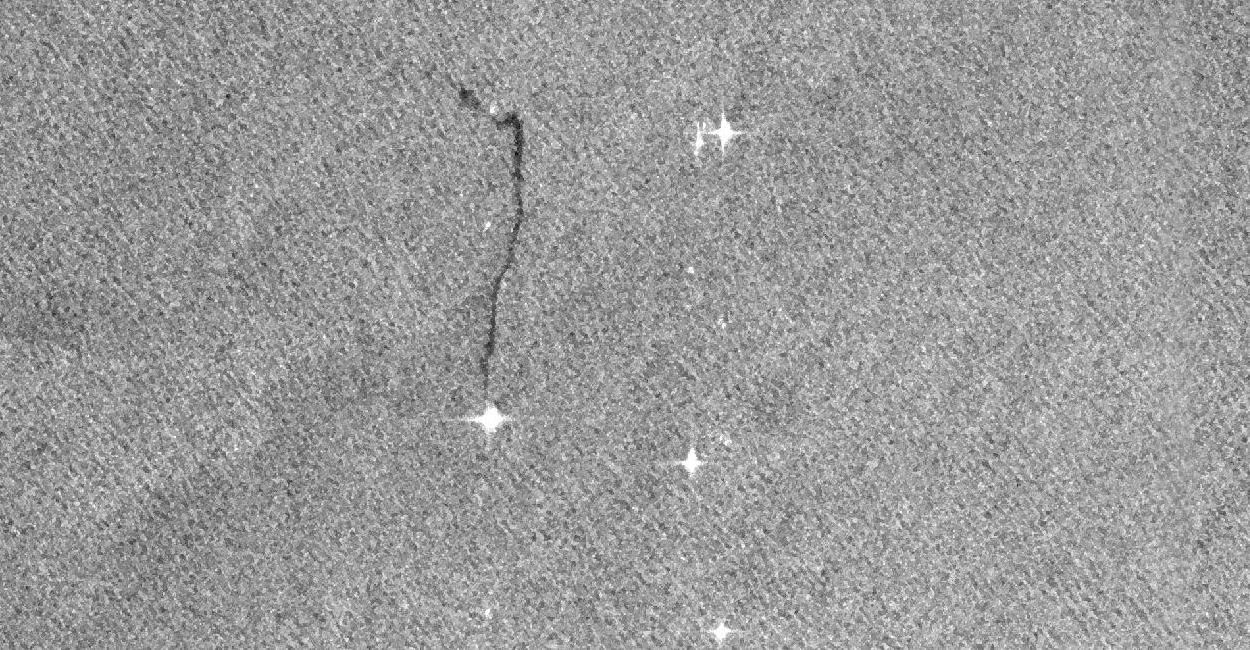
#> input picture oil-spill/test/images/img_0001.jpg, 1250 x 650 px
$ python -i cfar.py   (imports and definitions only)
#> lines starting #> are read from the running program, lines starting #| are printed output that depends on the picture
#> further down, picture is the input picture: shape (650, 1250); min 3, max 255, mean 154.2
"""Vectorized guard-cell CFAR detection for dark SAR targets."""
from __future__ import annotations

import numpy as np
from scipy.ndimage import uniform_filter


def _validate_window_sizes(guard_size: int, background_size: int) -> None:
#> called with guard_size = 3, background_size = 15
    for name, value in (
        ("guard_size", guard_size),
        ("background_size", background_size),
    ):
        if not isinstance(value, int) or isinstance(value, bool):
            raise ValueError(f"{name} must be a positive odd integer.")
        if value <= 0 or value % 2 == 0:
            raise ValueError(f"{name} must be a positive odd integer.")
    if background_size <= guard_size:
        raise ValueError("background_size must be greater than guard_size.")


def cfar_detect(
    image,
    guard_size: int = 3,
    background_size: int = 15,
    k: float = 2.5,
) -> np.ndarray:
    """Detect dark SAR candidates using a guard-cell CFAR annulus.

    ``background_size=15`` denotes the full 15×15 outer window and
    ``guard_size=3`` denotes the full 3×3 inner region excluded from its
    background statistics.

    k=2.5 is an empirical starting value for this project and is not a
    fixed scientific constant. It must be tuned against real Mumbai
    Sentinel-1 scenes. Evaluation should include k=2, k=2.5, and k=3.
    """
    _validate_window_sizes(guard_size, background_size)
    if not np.isfinite(k) or k < 0:
        raise ValueError("k must be a finite non-negative number.")

    source = np.asarray(image)
    if source.size == 0:
        raise ValueError("image must not be empty.")
    if not np.issubdtype(source.dtype, np.number):
        raise ValueError("image must contain numeric values.")

    values = source.astype(np.float64, copy=False)
    finite = np.isfinite(values)
#> finite: shape (650, 1250) bool; every value is 1
    safe_values = np.where(finite, values, 0.0)

    outer_cells = background_size * background_size
    guard_cells = guard_size * guard_size
    annulus_cells = outer_cells - guard_cells

    outer_mean = uniform_filter(safe_values, size=background_size, mode="reflect")
    guard_mean = uniform_filter(safe_values, size=guard_size, mode="reflect")
    background_mean = (
        outer_mean * outer_cells - guard_mean * guard_cells
    ) / annulus_cells

    outer_mean_sq = uniform_filter(
        safe_values * safe_values,
        size=background_size,
        mode="reflect",
    )
    guard_mean_sq = uniform_filter(
        safe_values * safe_values,
        size=guard_size,
        mode="reflect",
    )
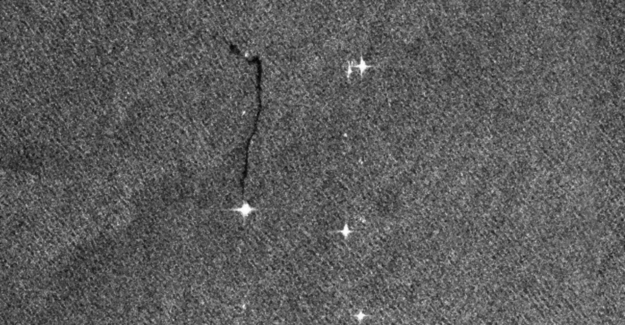
#> guard_mean_sq: shape (650, 1250) float64 (shown at 1/2 size); min 1277.1, max 65025, mean 24493.8; drawn with min black and max white
    background_second_moment = (
        outer_mean_sq * outer_cells - guard_mean_sq * guard_cells
    ) / annulus_cells
    background_variance = np.maximum(
        background_second_moment - background_mean * background_mean,
        0.0,
    )
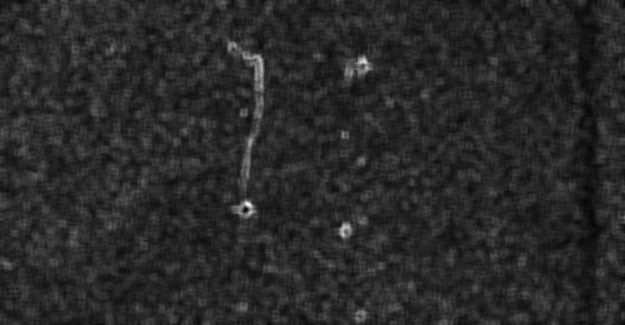
#> background_variance: shape (650, 1250) float64 (shown at 1/2 size); min 111, max 3284.1, mean 625.6; drawn with min black and max white
    background_std = np.sqrt(background_variance)
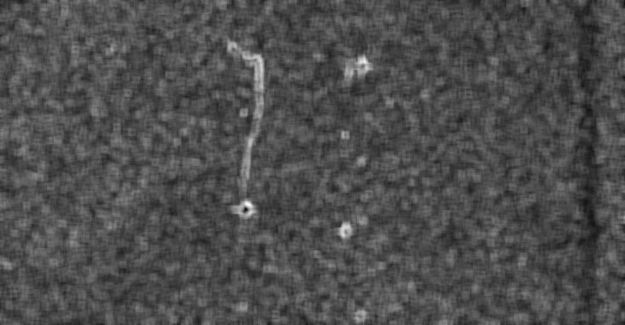
#> background_std: shape (650, 1250) float64 (shown at 1/2 size); min 10.54, max 57.31, mean 24.8; drawn with min black and max white

    epsilon = np.finfo(values.dtype).eps
    threshold = background_mean - float(k) * np.maximum(background_std, epsilon)
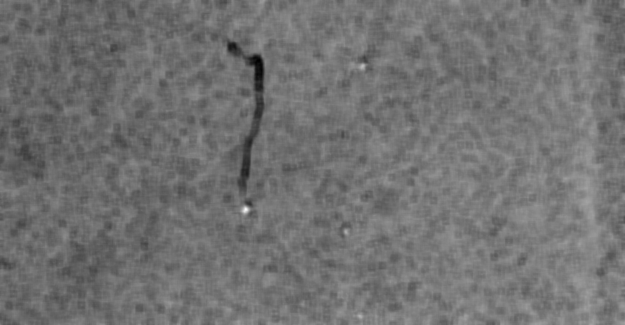
#> threshold: shape (650, 1250) float64 (shown at 1/2 size); min -13.58, max 223.1, mean 92.2; drawn with min black and max white
    return finite & np.isfinite(threshold) & (values < threshold)
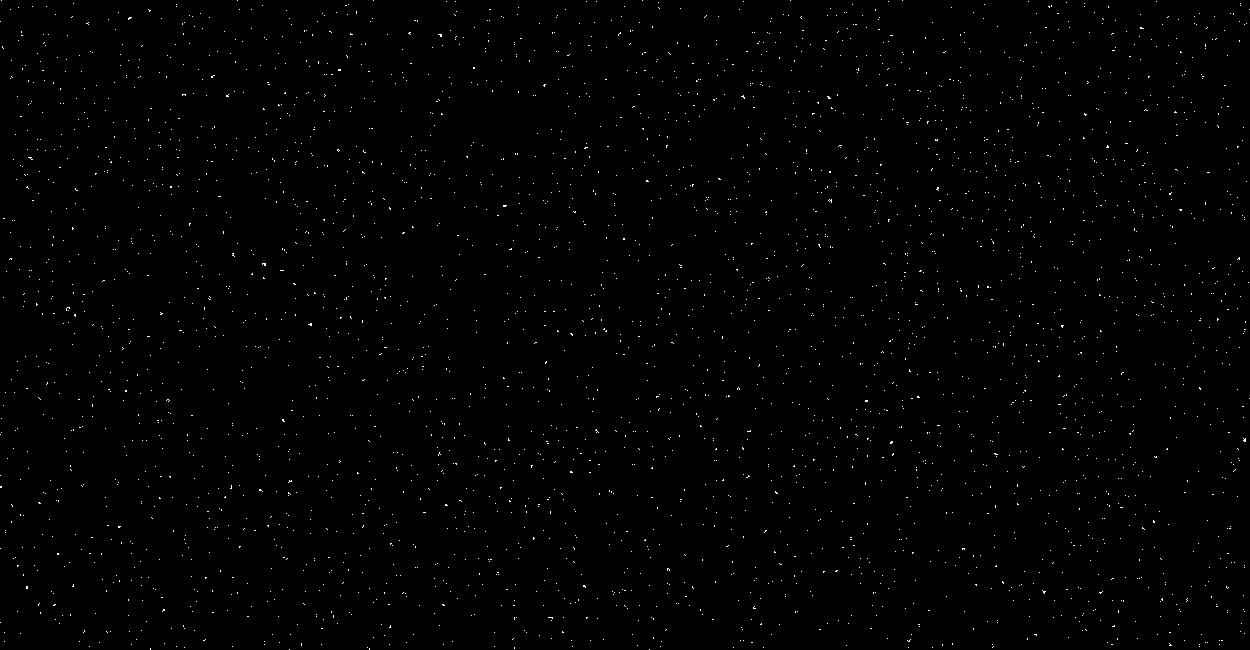
#> returned value: shape (650, 1250) bool; 0.56% white in thin lines or dots

>>> import cv2
>>> picture = cv2.imread('../../../oil-spill/test/images/img_0001.jpg', cv2.IMREAD_GRAYSCALE)
>>> result = cfar_detect(picture)

$ run again, on oil-spill/test/images/img_0004.jpg
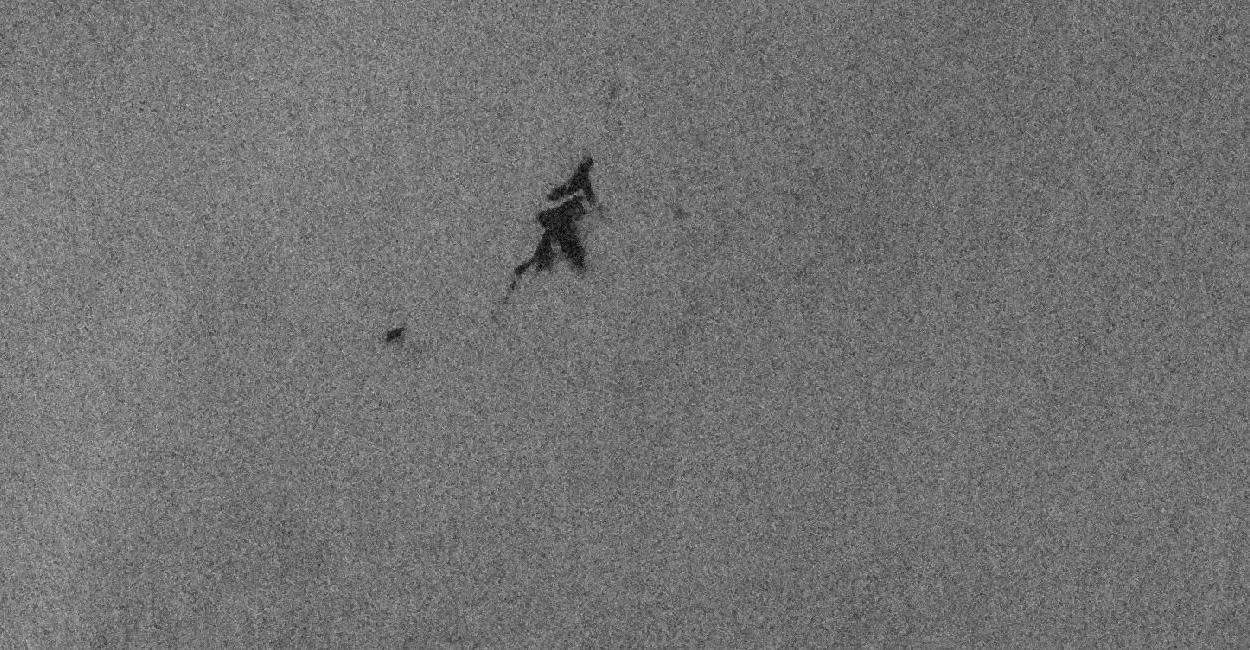
#> input picture oil-spill/test/images/img_0004.jpg, 1250 x 650 px
#> picture is the input picture: shape (650, 1250); min 0, max 200, mean 113.8
#> finite: shape (650, 1250) bool; every value is 1
#> in cfar_detect, `threshold = background_mean - float(k) * np.maximum(background_std, ep..`:
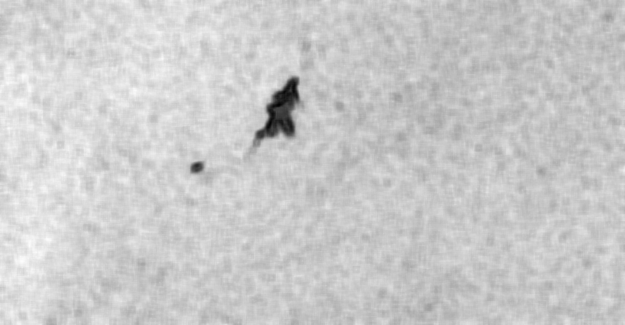
#> threshold: shape (650, 1250) float64 (shown at 1/2 size); min -35.19, max 101.7, mean 73.7; drawn with min black and max white
#> in cfar_detect, `return finite & np.isfinite(threshold) & (values < threshold)`:
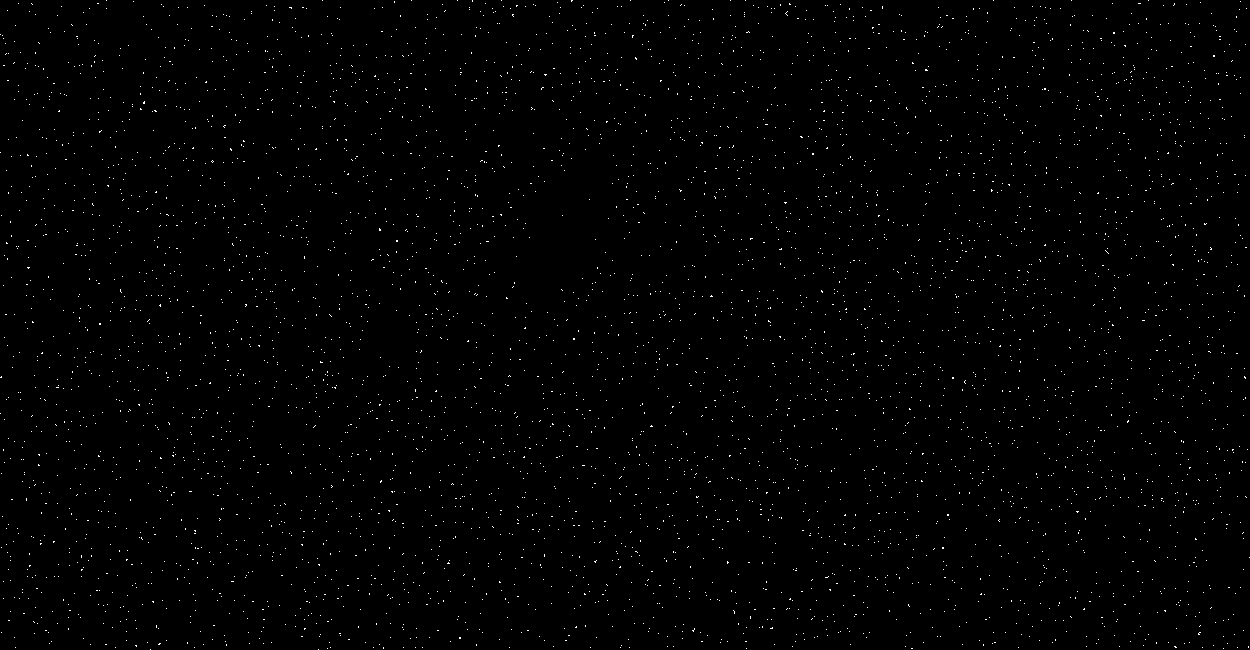
#> returned value: shape (650, 1250) bool; 0.73% white in thin lines or dots

$ run again, on oil-spill/test/images/img_0005.jpg
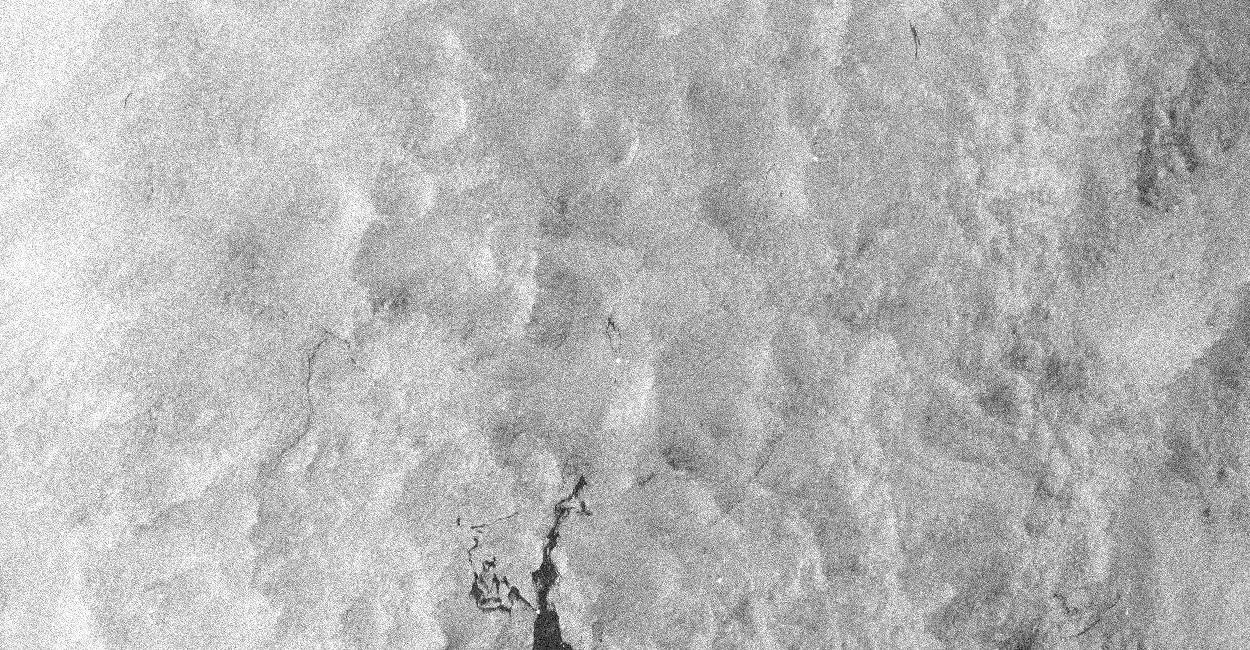
#> input picture oil-spill/test/images/img_0005.jpg, 1250 x 650 px
#> picture is the input picture: shape (650, 1250); min 0, max 255, mean 182.5
#> finite: shape (650, 1250) bool; every value is 1
#> in cfar_detect, `background_std = np.sqrt(background_variance)`:
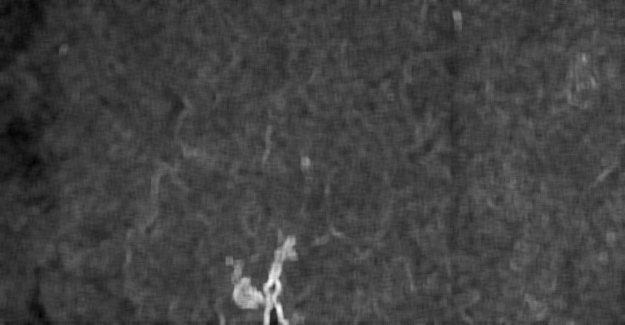
#> background_std: shape (650, 1250) float64 (shown at 1/2 size); min 15.2, max 72.23, mean 30; drawn with min black and max white
#> in cfar_detect, `return finite & np.isfinite(threshold) & (values < threshold)`:
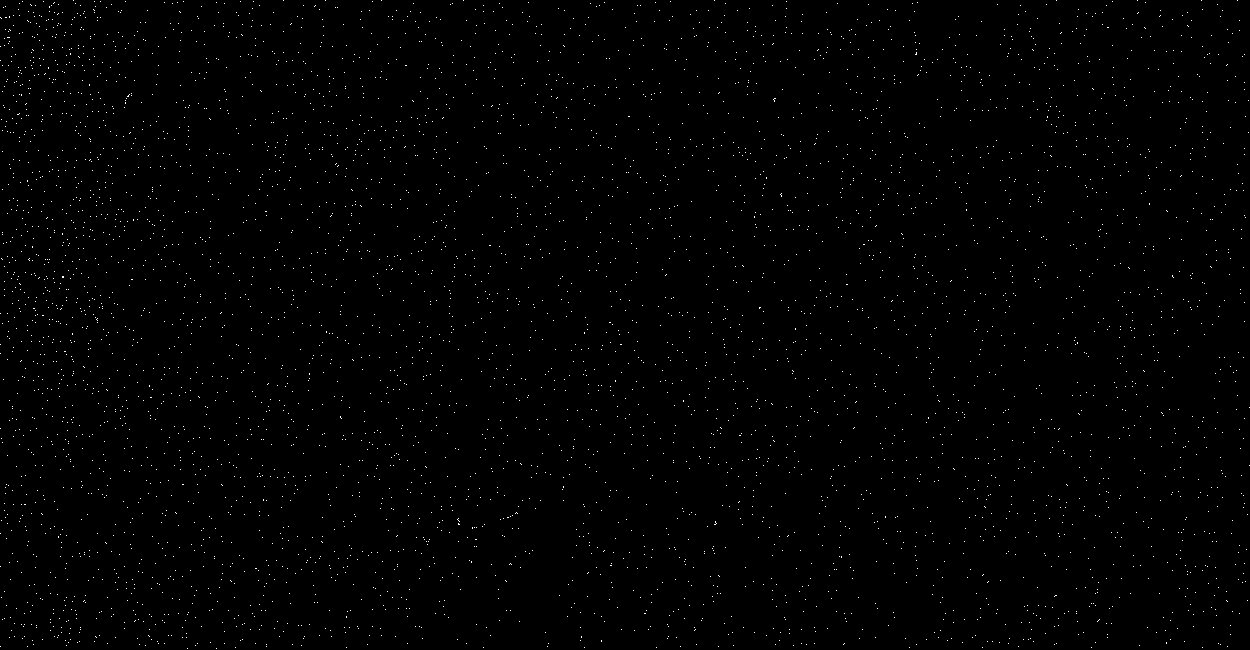
#> returned value: shape (650, 1250) bool; 0.63% white in thin lines or dots
